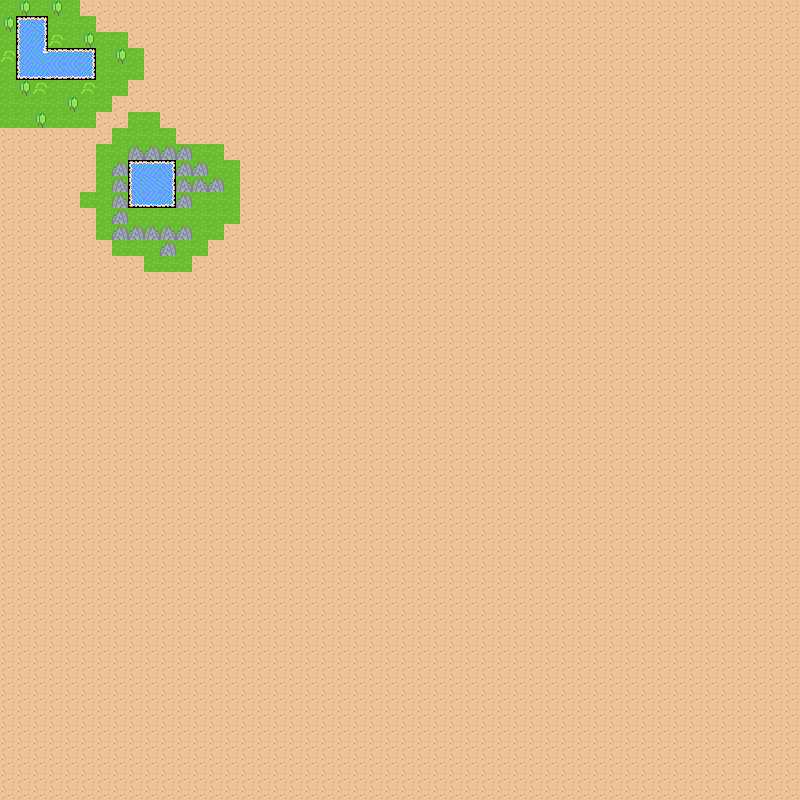

A level layout from a 2D game, rendered from its tile map. Below: a short description, then the map file with tile-grid data replaced by summaries:
An orthogonal 50x50 tile map with 16x16 px tiles, 1 tile layer (Tile Layer 1).

<map version="1.0" tiledversion="1.1.3" orientation="orthogonal" renderorder="right-down" width="50" height="50" tilewidth="16" tileheight="16" infinite="0" nextobjectid="1">
 <tileset firstgid="1" name="terrain" tilewidth="16" tileheight="16" tilecount="1024" columns="32">
  <image source="terrain.png" width="512" height="512" />
 </tileset>
 <layer name="Tile Layer 1" width="50" height="50">
  <data>[2500 cells, 2500 non-empty, 15 distinct tile ids]</data>
 </layer>
</map>
